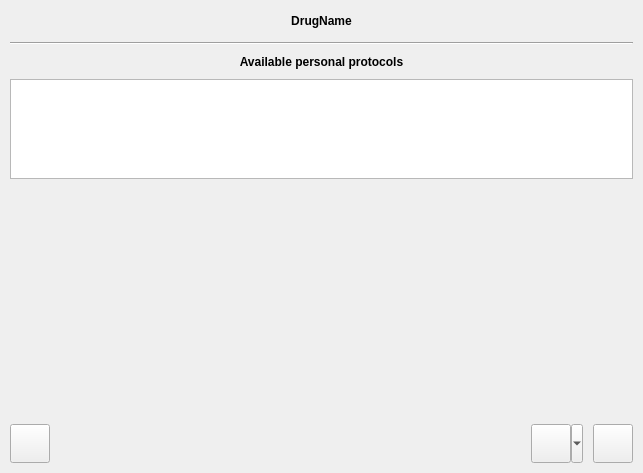
<?xml version="1.0" encoding="UTF-8"?>
<ui version="4.0">
 <class>DrugsWidget::Internal::DosageCreatorDialog</class>
 <widget class="QDialog" name="DrugsWidget::Internal::DosageCreatorDialog">
  <property name="geometry">
   <rect>
    <x>0</x>
    <y>0</y>
    <width>643</width>
    <height>473</height>
   </rect>
  </property>
  <property name="windowTitle">
   <string>Dialog</string>
  </property>
  <layout class="QGridLayout" name="gridLayout">
   <property name="margin">
    <number>10</number>
   </property>
   <property name="spacing">
    <number>10</number>
   </property>
   <item row="0" column="0">
    <layout class="QHBoxLayout" name="horizontalLayout">
     <item>
      <widget class="QLabel" name="interactionIconLabel">
       <property name="minimumSize">
        <size>
         <width>22</width>
         <height>22</height>
        </size>
       </property>
       <property name="maximumSize">
        <size>
         <width>22</width>
         <height>22</height>
        </size>
       </property>
       <property name="text">
        <string/>
       </property>
      </widget>
     </item>
     <item>
      <widget class="QLabel" name="drugNameLabel">
       <property name="sizePolicy">
        <sizepolicy hsizetype="Expanding" vsizetype="Fixed">
         <horstretch>0</horstretch>
         <verstretch>0</verstretch>
        </sizepolicy>
       </property>
       <property name="maximumSize">
        <size>
         <width>16777215</width>
         <height>16777215</height>
        </size>
       </property>
       <property name="font">
        <font>
         <weight>75</weight>
         <bold>true</bold>
        </font>
       </property>
       <property name="text">
        <string>DrugName</string>
       </property>
       <property name="alignment">
        <set>Qt::AlignCenter</set>
       </property>
       <property name="wordWrap">
        <bool>true</bool>
       </property>
      </widget>
     </item>
     <item>
      <widget class="QPushButton" name="showInteractionSynthesisButton">
       <property name="minimumSize">
        <size>
         <width>20</width>
         <height>20</height>
        </size>
       </property>
       <property name="maximumSize">
        <size>
         <width>22</width>
         <height>22</height>
        </size>
       </property>
       <property name="toolTip">
        <string>Show interaction synthesis dialog</string>
       </property>
       <property name="text">
        <string/>
       </property>
       <property name="flat">
        <bool>true</bool>
       </property>
      </widget>
     </item>
    </layout>
   </item>
   <item row="1" column="0">
    <widget class="Line" name="line">
     <property name="orientation">
      <enum>Qt::Horizontal</enum>
     </property>
    </widget>
   </item>
   <item row="2" column="0">
    <widget class="QLabel" name="label">
     <property name="font">
      <font>
       <weight>75</weight>
       <bold>true</bold>
      </font>
     </property>
     <property name="text">
      <string>Available personal protocols</string>
     </property>
     <property name="alignment">
      <set>Qt::AlignCenter</set>
     </property>
    </widget>
   </item>
   <item row="3" column="0">
    <widget class="Views::ListView" name="availableDosagesListView">
     <property name="maximumSize">
      <size>
       <width>16777215</width>
       <height>100</height>
      </size>
     </property>
    </widget>
   </item>
   <item row="4" column="0">
    <widget class="DosageViewer" name="dosageViewer" native="true">
     <property name="sizePolicy">
      <sizepolicy hsizetype="Expanding" vsizetype="Expanding">
       <horstretch>0</horstretch>
       <verstretch>0</verstretch>
      </sizepolicy>
     </property>
    </widget>
   </item>
   <item row="5" column="0">
    <layout class="QHBoxLayout" name="horizontalLayout_7">
     <item>
      <widget class="QToolButton" name="helpButton">
       <property name="text">
        <string/>
       </property>
       <property name="iconSize">
        <size>
         <width>32</width>
         <height>32</height>
        </size>
       </property>
       <property name="popupMode">
        <enum>QToolButton::InstantPopup</enum>
       </property>
       <property name="toolButtonStyle">
        <enum>Qt::ToolButtonTextUnderIcon</enum>
       </property>
      </widget>
     </item>
     <item>
      <spacer name="horizontalSpacer">
       <property name="orientation">
        <enum>Qt::Horizontal</enum>
       </property>
       <property name="sizeHint" stdset="0">
        <size>
         <width>40</width>
         <height>20</height>
        </size>
       </property>
      </spacer>
     </item>
     <item>
      <widget class="QToolButton" name="validateButton">
       <property name="text">
        <string/>
       </property>
       <property name="iconSize">
        <size>
         <width>32</width>
         <height>32</height>
        </size>
       </property>
       <property name="popupMode">
        <enum>QToolButton::MenuButtonPopup</enum>
       </property>
       <property name="toolButtonStyle">
        <enum>Qt::ToolButtonTextUnderIcon</enum>
       </property>
      </widget>
     </item>
     <item>
      <widget class="QToolButton" name="cancelButton">
       <property name="text">
        <string/>
       </property>
       <property name="iconSize">
        <size>
         <width>32</width>
         <height>32</height>
        </size>
       </property>
       <property name="toolButtonStyle">
        <enum>Qt::ToolButtonTextUnderIcon</enum>
       </property>
      </widget>
     </item>
    </layout>
   </item>
  </layout>
 </widget>
 <customwidgets>
  <customwidget>
   <class>DosageViewer</class>
   <extends>QWidget</extends>
   <header location="global">dosagedialog/dosageviewer.h</header>
   <container>1</container>
  </customwidget>
  <customwidget>
   <class>Views::ListView</class>
   <extends>QListView</extends>
   <header location="global">listviewplugin/listview.h</header>
  </customwidget>
 </customwidgets>
 <resources/>
 <connections/>
</ui>
